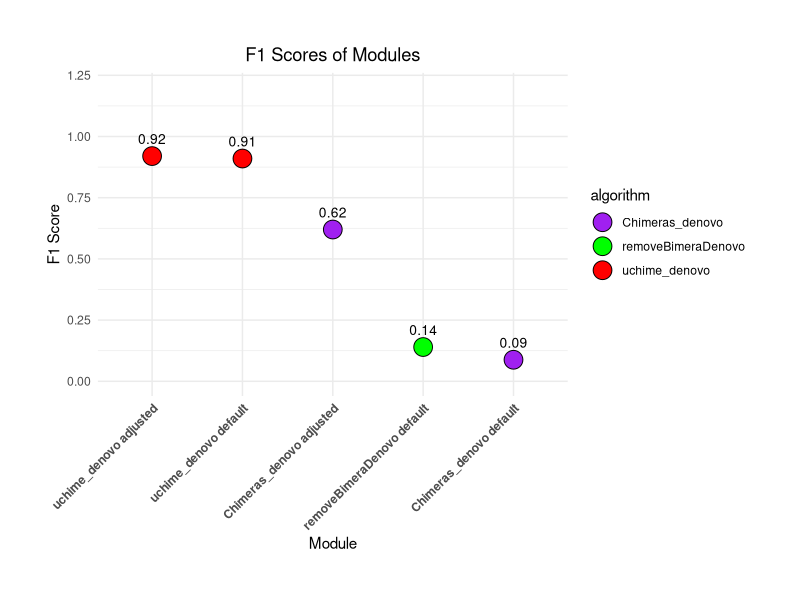

Recreate this plot in R.
# Load necessary packages
library(ggplot2)
library(dplyr)

# Define the data
data <- data.frame(
  module = factor(c("uchime_denovo default", "removeBimeraDenovo default", "Chimeras_denovo default",
                    "uchime_denovo adjusted", "Chimeras_denovo adjusted")),
  algorithm = c("uchime_denovo", "removeBimeraDenovo", "Chimeras_denovo",
                "uchime_denovo", "Chimeras_denovo"),
  F1_score = c(0.91, 0.14, 0.088,
               0.92, 0.62)
)

# Sort data by F1_score in descending order
data <- data %>% arrange(desc(F1_score))

# ***REORDER THE FACTOR LEVELS BASED ON F1_SCORE***
data$module <- factor(data$module, levels = data$module[order(desc(data$F1_score))])

# Define a fixed color palette for each algorithm
algorithm_palette <- c(
  "uchime_denovo" = "red",
  "removeBimeraDenovo" = "green",
  "Chimeras_denovo" = "purple"
)

# Create the plot
p <- ggplot(data, aes(x = module, y = F1_score, fill = algorithm)) +
  geom_point(shape = 21, size = 6) +
  labs(title = "F1 Scores of Modules",
       x = "Module",
       y = "F1 Score") +
  scale_fill_manual(values = algorithm_palette) +
  geom_text(aes(label = round(F1_score, 2)), vjust = -1.2, size = 3.5) +
  theme_minimal() +
  theme(axis.text.x = element_text(angle = 45, hjust = 1, vjust = 1, face = "bold"),
        plot.margin = margin(12, 12, 12, 12, "mm"),
        plot.title = element_text(hjust = 0.5, vjust = 1)) +
  ylim(0, 1.2)

# Optionally, save as PNG for digital uses
ggsave("F1_Scores_modules.png", plot = p, width = 8, height = 6, dpi = 1200)
